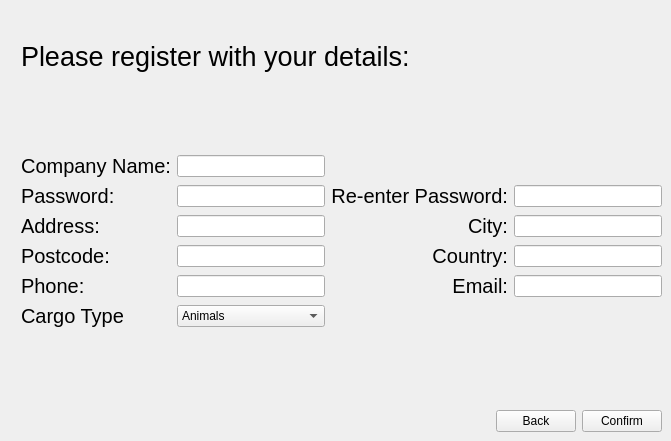
    <widget class="QWidget" name="transportRegistration">
     <widget class="QWidget" name="layoutWidget">
      <property name="geometry">
       <rect>
        <x>21</x>
        <y>41</y>
        <width>641</width>
        <height>391</height>
       </rect>
      </property>
      <layout class="QVBoxLayout" name="verticalLayout_4">
       <item>
        <widget class="QLabel" name="label_24">
         <property name="font">
          <font>
           <pointsize>20</pointsize>
          </font>
         </property>
         <property name="text">
          <string>Please register with your details:</string>
         </property>
        </widget>
       </item>
       <item>
        <spacer name="verticalSpacer_3">
         <property name="orientation">
          <enum>Qt::Vertical</enum>
         </property>
         <property name="sizeHint" stdset="0">
          <size>
           <width>20</width>
           <height>40</height>
          </size>
         </property>
        </spacer>
       </item>
       <item>
        <layout class="QGridLayout" name="gridLayout_2">
         <item row="1" column="4">
          <widget class="QLabel" name="label_23">
           <property name="font">
            <font>
             <pointsize>15</pointsize>
            </font>
           </property>
           <property name="text">
            <string>Re-enter Password:</string>
           </property>
           <property name="alignment">
            <set>Qt::AlignRight|Qt::AlignTrailing|Qt::AlignVCenter</set>
           </property>
          </widget>
         </item>
         <item row="11" column="0">
          <widget class="QLabel" name="label_15">
           <property name="font">
            <font>
             <pointsize>15</pointsize>
            </font>
           </property>
           <property name="text">
            <string>Cargo Type</string>
           </property>
          </widget>
         </item>
         <item row="1" column="5">
          <widget class="QLineEdit" name="transportPasswordConfirmation"/>
         </item>
         <item row="11" column="3">
          <widget class="QComboBox" name="transportCargoType">
           <item>
            <property name="text">
             <string>Animals</string>
            </property>
           </item>
           <item>
            <property name="text">
             <string>Vehicles</string>
            </property>
           </item>
           <item>
            <property name="text">
             <string>Heavy Equipment</string>
            </property>
           </item>
           <item>
            <property name="text">
             <string>Freight</string>
            </property>
           </item>
          </widget>
         </item>
         <item row="2" column="4">
          <widget class="QLabel" name="label_17">
           <property name="font">
            <font>
             <pointsize>15</pointsize>
            </font>
           </property>
           <property name="text">
            <string>City:</string>
           </property>
           <property name="alignment">
            <set>Qt::AlignRight|Qt::AlignTrailing|Qt::AlignVCenter</set>
           </property>
          </widget>
         </item>
         <item row="4" column="3">
          <widget class="QLineEdit" name="transportPhone"/>
         </item>
         <item row="4" column="4">
          <widget class="QLabel" name="label_27">
           <property name="font">
            <font>
             <pointsize>15</pointsize>
            </font>
           </property>
           <property name="text">
            <string>Email:</string>
           </property>
           <property name="alignment">
            <set>Qt::AlignRight|Qt::AlignTrailing|Qt::AlignVCenter</set>
           </property>
          </widget>
         </item>
         <item row="1" column="3">
          <widget class="QLineEdit" name="transportPassword"/>
         </item>
         <item row="4" column="0">
          <widget class="QLabel" name="label_19">
           <property name="font">
            <font>
             <pointsize>15</pointsize>
            </font>
           </property>
           <property name="text">
            <string>Phone:</string>
           </property>
          </widget>
         </item>
         <item row="3" column="5">
          <widget class="QLineEdit" name="transportCountry"/>
         </item>
         <item row="1" column="0">
          <widget class="QLabel" name="label_20">
           <property name="font">
            <font>
             <pointsize>15</pointsize>
            </font>
           </property>
           <property name="text">
            <string>Password:</string>
           </property>
          </widget>
         </item>
         <item row="2" column="0">
          <widget class="QLabel" name="label_16">
           <property name="font">
            <font>
             <pointsize>15</pointsize>
            </font>
           </property>
           <property name="text">
            <string>Address:</string>
           </property>
          </widget>
         </item>
         <item row="4" column="5">
          <widget class="QLineEdit" name="transportEmail"/>
         </item>
         <item row="2" column="3">
          <widget class="QLineEdit" name="transportAddress"/>
         </item>
         <item row="2" column="5">
          <widget class="QLineEdit" name="transportCity"/>
         </item>
         <item row="3" column="0">
          <widget class="QLabel" name="label_21">
           <property name="font">
            <font>
             <pointsize>15</pointsize>
            </font>
           </property>
           <property name="text">
            <string>Postcode:</string>
           </property>
          </widget>
         </item>
         <item row="3" column="4">
          <widget class="QLabel" name="label_18">
           <property name="font">
            <font>
             <pointsize>15</pointsize>
            </font>
           </property>
           <property name="text">
            <string>Country:</string>
           </property>
           <property name="alignment">
            <set>Qt::AlignRight|Qt::AlignTrailing|Qt::AlignVCenter</set>
           </property>
          </widget>
         </item>
         <item row="3" column="3">
          <widget class="QLineEdit" name="transportPostcode"/>
         </item>
         <item row="0" column="0">
          <widget class="QLabel" name="label_26">
           <property name="font">
            <font>
             <pointsize>15</pointsize>
            </font>
           </property>
           <property name="text">
            <string>Company Name:</string>
           </property>
           <property name="alignment">
            <set>Qt::AlignRight|Qt::AlignTrailing|Qt::AlignVCenter</set>
           </property>
          </widget>
         </item>
         <item row="0" column="3">
          <widget class="QLineEdit" name="transportCompanyName"/>
         </item>
        </layout>
       </item>
       <item>
        <spacer name="verticalSpacer_4">
         <property name="orientation">
          <enum>Qt::Vertical</enum>
         </property>
         <property name="sizeHint" stdset="0">
          <size>
           <width>20</width>
           <height>40</height>
          </size>
         </property>
        </spacer>
       </item>
       <item>
        <layout class="QHBoxLayout" name="horizontalLayout_8">
         <item>
          <spacer name="horizontalSpacer_8">
           <property name="orientation">
            <enum>Qt::Horizontal</enum>
           </property>
           <property name="sizeHint" stdset="0">
            <size>
             <width>40</width>
             <height>20</height>
            </size>
           </property>
          </spacer>
         </item>
         <item>
          <widget class="QPushButton" name="transportRegistrationBackButton">
           <property name="text">
            <string>Back</string>
           </property>
          </widget>
         </item>
         <item>
          <widget class="QPushButton" name="transportRegistrationConfirmationButton">
           <property name="text">
            <string>Confirm</string>
           </property>
          </widget>
         </item>
        </layout>
       </item>
      </layout>
     </widget>
    </widget>
